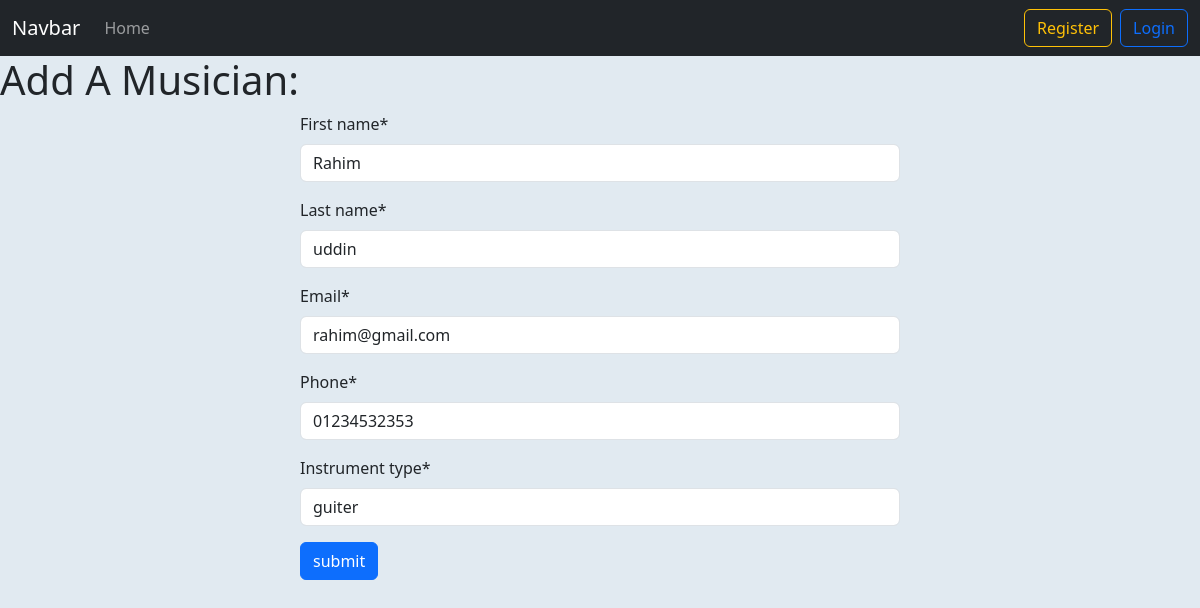
The page /add_musician/edit_musician/1 on the database its author committed.
### Musician/models.py (models this page shows, shortened)
class MusicianModel(models.Model):
    First_name = models.CharField(max_length=50)
    Last_name = models.CharField(max_length=50)
    Email = models.EmailField()
    Phone = models.CharField(max_length=11)
    Instrument_type = models.CharField(max_length=30)

### Musician/views.py (the view)
# urls.py: path('edit_musician/<int:id>', views.EditMusicianView.as_view(),name='edit_musician'),
class EditMusicianView(UpdateView):
    model = MusicianModel
    form_class = MusicianForm
    template_name = 'add_musician.html'
    pk_url_kwarg = 'id'
    success_url = reverse_lazy('homepage')

### Musician/forms.py
class MusicianForm(forms.ModelForm):
    class Meta:
        model = MusicianModel
        fields = '__all__'

### Musician/templates/add_musician.html
{% extends 'base.html' %} {% block content %}{% load crispy_forms_tags %}
<h1>Add A Musician:</h1>
<form method="post" class="w-50 m-auto">
  {% csrf_token %} {{form | crispy }}
  <button class="btn btn-primary" type="submit">submit</button>
</form>
{% endblock %}

### rows shown on the page
MusicianModel: First_name "Rahim", Last_name "uddin", Email "rahim@gmail.com", Phone "01234532353", Instrument_type "guiter"
